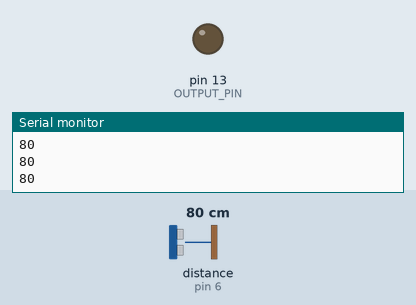
Recording of a sketch running on a simulated Arduino Uno, built with avr-gcc and run on an emulated ATmega328P. Shown: output pins drawn as LEDs (lit = HIGH), the last lines printed to the serial monitor. Inputs (shaded band) come from the test bench; at power-on: distance to the obstacle (sensor on pin 6) 80 cm. The echo pulse lasts 58.3 µs per cm.

Above: at 5.3 s.
5.4 s: distance to the obstacle (sensor on pin 6) set to 53 cm
6.9 s: distance to the obstacle (sensor on pin 6) set to 45 cm
At 7.9 s:
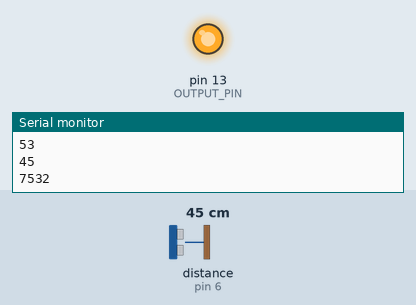
8.5 s: distance to the obstacle (sensor on pin 6) set to 60 cm
At 11.6 s:
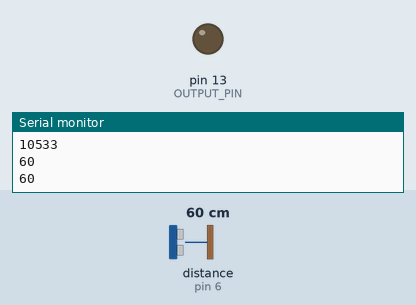
11.8 s: distance to the obstacle (sensor on pin 6) set to 2 cm
At 13.3 s:
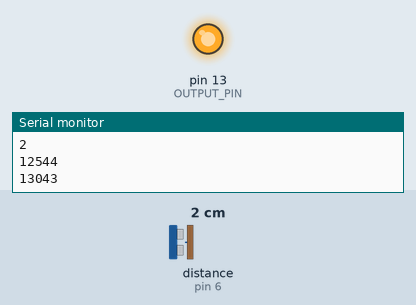
Timing chart, 0 to 14.5 s (numbered marks = the images above; inputs shaded):
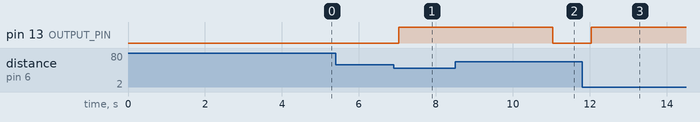

The sketch:

HCSR04_Trigger.ino
```cpp
#include <HCSR04.h>

HCSR04 hc(5,6);//initialisation class HCSR04 (trig pin , echo pin)
#define OUTPUT_PIN 13
unsigned long last_time = 0;
int data = 0;
void setup()
{ Serial.begin(9600);
  Serial.println("start HCRS04 trigger");
  pinMode(OUTPUT_PIN, OUTPUT);
}

void loop()
{

  if(millis() - last_time < 4000){
    // Do Nothing
    Serial.println(millis());
  }else{
    data = hc.dist();
    Serial.println( data );
    if(data > 0 && data < 50){
      last_time = millis();
      digitalWrite(OUTPUT_PIN, HIGH);
    }else{
      digitalWrite(OUTPUT_PIN, LOW);
    }
  }
  delay(500);
}//return curent distance in serial
```

Measured:
- the behaviour switches between 50 and 49 cm on distance to the obstacle (sensor on pin 6) (found by bisection; images 0 and 1)
- after the input at 6.9 s, pin 13 (OUTPUT_PIN): LOW → HIGH after 0.13 s
- after the input at 8.5 s, pin 13 (OUTPUT_PIN): HIGH → LOW after 2.5 s
- after the input at 11.8 s, pin 13 (OUTPUT_PIN): LOW → HIGH after 0.24 s
